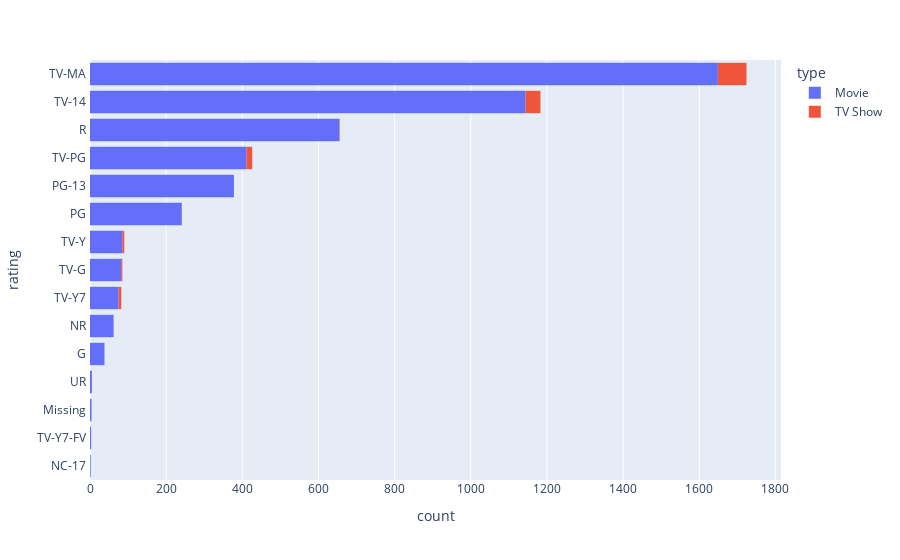

The cell this chart's notebook holds for it:
### Code cell
fig = px.histogram(df, y='rating', color='type')
fig.update_yaxes(showgrid=False, categoryorder='total ascending', 
                 ticksuffix=' ', showline=False)
fig.show()

### Figure 1 — Plotly figure (JSON) as saved in the notebook; plotly's stock layout.template omitted (floating-point values rounded to 4 significant figures; data arrays with more than 128 entries replaced by an {"elided": "..."} marker saying what was removed)
{"data": [{"alignmentgroup": "True", "bingroup": "y", "hovertemplate": "type=Movie<br>count=%{x}<br>rating=%{y}<extra></extra>", "legendgroup": "Movie", "marker": {"color": "#636efa"}, "name": "Movie", "offsetgroup": "Movie", "orientation": "h", "showlegend": true, "type": "histogram", "xaxis": "x", "y": {"elided": "4834 str values"}, "yaxis": "y"}, {"alignmentgroup": "True", "bingroup": "y", "hovertemplate": "type=TV Show<br>count=%{x}<br>rating=%{y}<extra></extra>", "legendgroup": "TV Show", "marker": {"color": "#EF553B"}, "name": "TV Show", "offsetgroup": "TV Show", "orientation": "h", "showlegend": true, "type": "histogram", "xaxis": "x", "y": {"elided": "145 str values"}, "yaxis": "y"}], "layout": {"barmode": "relative", "legend": {"title": {"text": "type"}, "tracegroupgap": 0}, "margin": {"t": 60}, "xaxis": {"anchor": "y", "domain": [0, 1], "title": {"text": "count"}}, "yaxis": {"anchor": "x", "categoryorder": "total ascending", "domain": [0, 1], "showgrid": false, "showline": false, "ticksuffix": " ", "title": {"text": "rating"}}}}
